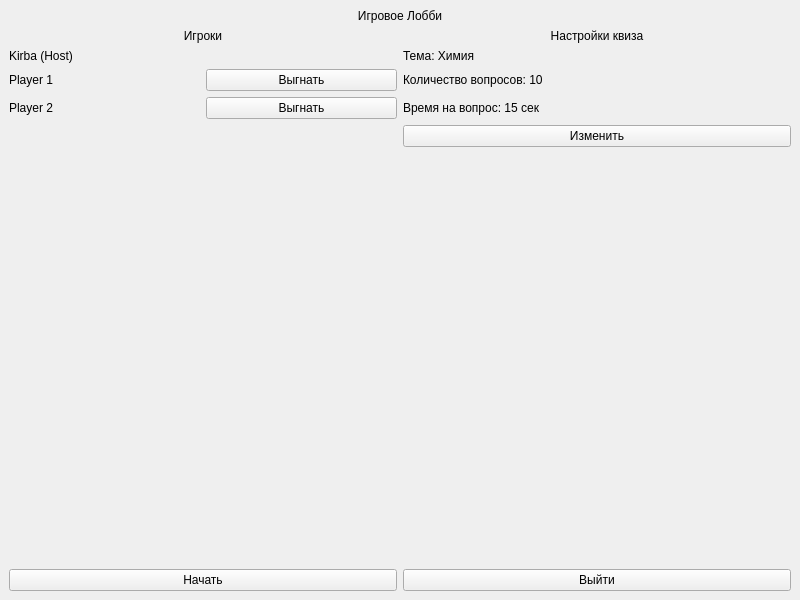
<?xml version="1.0" encoding="UTF-8"?>
<ui version="4.0">
 <class>LobbyWindow</class>
 <widget class="QMainWindow" name="LobbyWindow">
  <property name="geometry">
   <rect>
    <x>0</x>
    <y>0</y>
    <width>800</width>
    <height>600</height>
   </rect>
  </property>
  <property name="windowTitle">
   <string>MainWindow</string>
  </property>
  <widget class="QWidget" name="centralwidget">
   <layout class="QVBoxLayout" name="verticalLayout">
    <item>
     <widget class="QLabel" name="l_title">
      <property name="text">
       <string>Игровое Лобби</string>
      </property>
      <property name="alignment">
       <set>Qt::AlignmentFlag::AlignCenter</set>
      </property>
     </widget>
    </item>
    <item>
     <layout class="QGridLayout" name="gridLayout_2">
      <item row="0" column="1">
       <widget class="QLabel" name="l_quiz_info">
        <property name="text">
         <string>Настройки квиза</string>
        </property>
        <property name="alignment">
         <set>Qt::AlignmentFlag::AlignCenter</set>
        </property>
       </widget>
      </item>
      <item row="0" column="0">
       <widget class="QLabel" name="l_players">
        <property name="text">
         <string>Игроки</string>
        </property>
        <property name="alignment">
         <set>Qt::AlignmentFlag::AlignCenter</set>
        </property>
       </widget>
      </item>
      <item row="7" column="1">
       <widget class="QPushButton" name="pushButton">
        <property name="text">
         <string>Изменить</string>
        </property>
       </widget>
      </item>
      <item row="1" column="0">
       <widget class="QLabel" name="label">
        <property name="text">
         <string>Kirba (Host)</string>
        </property>
       </widget>
      </item>
      <item row="6" column="1">
       <widget class="QLabel" name="label_8">
        <property name="text">
         <string>Время на вопрос: 15 сек</string>
        </property>
       </widget>
      </item>
      <item row="3" column="1">
       <widget class="QLabel" name="label_7">
        <property name="text">
         <string>Количество вопросов: 10</string>
        </property>
       </widget>
      </item>
      <item row="1" column="1">
       <widget class="QLabel" name="label_6">
        <property name="text">
         <string>Тема: Химия</string>
        </property>
       </widget>
      </item>
      <item row="3" column="0">
       <layout class="QHBoxLayout" name="horizontalLayout_2">
        <item>
         <widget class="QLabel" name="label_4">
          <property name="text">
           <string>Player 1</string>
          </property>
         </widget>
        </item>
        <item>
         <widget class="QPushButton" name="pushButton_2">
          <property name="text">
           <string>Выгнать</string>
          </property>
         </widget>
        </item>
       </layout>
      </item>
      <item row="6" column="0">
       <layout class="QHBoxLayout" name="horizontalLayout_3">
        <item>
         <widget class="QLabel" name="label_5">
          <property name="text">
           <string>Player 2</string>
          </property>
         </widget>
        </item>
        <item>
         <widget class="QPushButton" name="pushButton_3">
          <property name="text">
           <string>Выгнать</string>
          </property>
         </widget>
        </item>
       </layout>
      </item>
     </layout>
    </item>
    <item>
     <spacer name="verticalSpacer">
      <property name="orientation">
       <enum>Qt::Orientation::Vertical</enum>
      </property>
      <property name="sizeHint" stdset="0">
       <size>
        <width>20</width>
        <height>40</height>
       </size>
      </property>
     </spacer>
    </item>
    <item>
     <layout class="QHBoxLayout" name="horizontalLayout">
      <item>
       <widget class="QPushButton" name="btn_start">
        <property name="text">
         <string>Начать</string>
        </property>
       </widget>
      </item>
      <item>
       <widget class="QPushButton" name="btn_leave">
        <property name="text">
         <string>Выйти</string>
        </property>
       </widget>
      </item>
     </layout>
    </item>
   </layout>
  </widget>
 </widget>
 <resources/>
 <connections/>
</ui>
